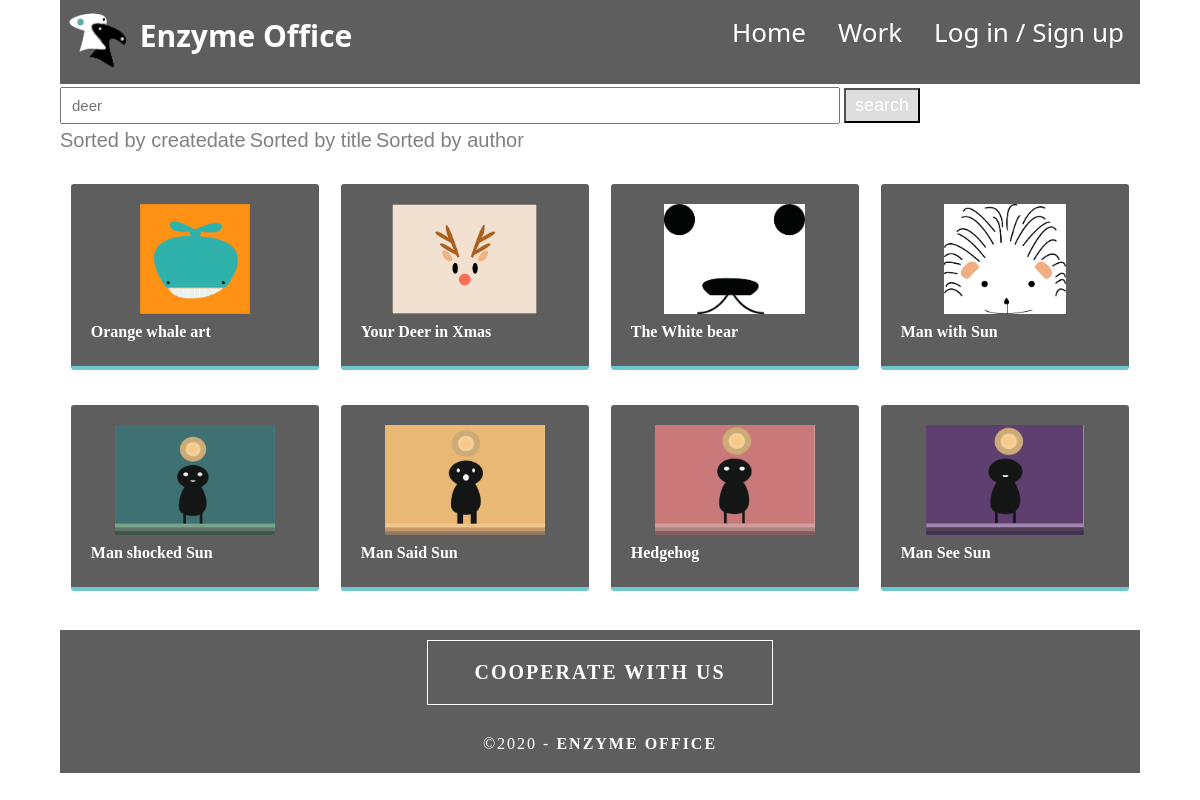
Screenshot of /enzymeoffice/list with the database file from the repository.
### enzyme/models.py (models this page shows)
class work(models.Model):
    id=models.TextField(max_length=50),
    title=models.TextField(max_length=100)
    url=models.TextField(max_length=100)
    imgposition=models.TextField(max_length=100)
    author=models.TextField(max_length=100)
    createdate=models.DateField(auto_now_add=True)
    description=models.TextField(max_length=100)
    country=models.TextField(max_length=100)

### enzyme/views.py (the view)
# urls.py: path('list', views.enzyme_office_list, name='enzyme_offic_list'),
def enzyme_office_list(request):
    if request.method == 'GET':
        order_by = request.GET.get('order_by')
        ordering = Lower(order_by)
        worklist=work.objects.all().order_by(ordering)
    return render(request,"enzymeoffice/enzyme/List.html", {"worklist": worklist})

### templates/enzymeoffice/enzyme/List.html (shortened to what this page needs)
{% extends "enzymeoffice/base.html" %}
{% load static %}
{% block mainpage %}
  <div class="mainpage">
        <div class="search">
      <form method="get" action="{% url "enzyme:enzyme_offic_searchresult" %}" id="form">
        <input type="text" class="searchtype" name="search" placeholder="deer">
        <button type="submit" class="searchbutton">search</button>
      </form>
    </div>
      <a href="?order_by=createdate"class="bbutton">Sorted by createdate  </a>
      <a href="?order_by=title"class="bbutton">Sorted by title  </a>
      <a href="?order_by=author"class="bbutton">Sorted by author</a>
    <dl class="gallery" id="gallery">
         {% for work in worklist %}
                <dd class="thumbnail"> <a href="{% url work.url work.id %}"><img src="{% static work.imgposition %}" alt=""  class="cards"/></a>
        <h4>{{ work.title }}</h4>
      </dd>
        {% endfor %}
    </dl>
  </div>
{% endblock %}

### enzyme/static/css/p51.css (style rules this page uses)
body { font-family: Cambria, "Hoefler Text", "Liberation Serif", Times, "Times New Roman", serif; background-color: #FFFFFF; margin: 0; }
.cards { width: auto; height: 110px; }
.gallery { clear: both; display: inline-block; width: 100%; padding-bottom: 35px; padding-top: 0px; margin-top: -5px; margin-bottom: 0px; }
.thumbnail { width: 23%; text-align: center; float: left; margin-top: 35px; background-color: #5D5E5D; padding-bottom: 20px; margin-left: 1%; margin-right: 1%; border-radius: 3px; padding-top: 20px; border-bottom: 4px solid #6DC7D0; }
.gallery .thumbnail h4 { margin-top: 5px; margin-bottom: 5px; color: #FFFFFF; text-align: left; padding-left: 20px; padding-right: 20px; }
input[type=text], select { width: 70%; padding: 8px 10px; font-size: 15px; margin: 3px 0; display: inline-block; }
.searchbutton { padding: 5px 9px; background: #ddd; font-size: 18px; color: white; cursor: pointer; }
.bbutton { border: none; color: gray; text-align: center; text-decoration: none; margin-top: 2px; margin-bottom: 2px; display: inline-block; font-size: 20px; cursor: pointer; font-family: "Gill Sans", sans-serif; }

### rows the page displays
work: imgposition (picture), title "Orange whale art"
work: imgposition (picture), title "Your Deer in Xmas"
work: imgposition (picture), title "The White bear"
work: imgposition (picture), title "Man with Sun"
work: imgposition (picture), title "Man shocked Sun"
work: imgposition (picture), title "Man Said Sun"
work: imgposition (picture), title "Hedgehog"
work: imgposition (picture), title "Man See Sun"
